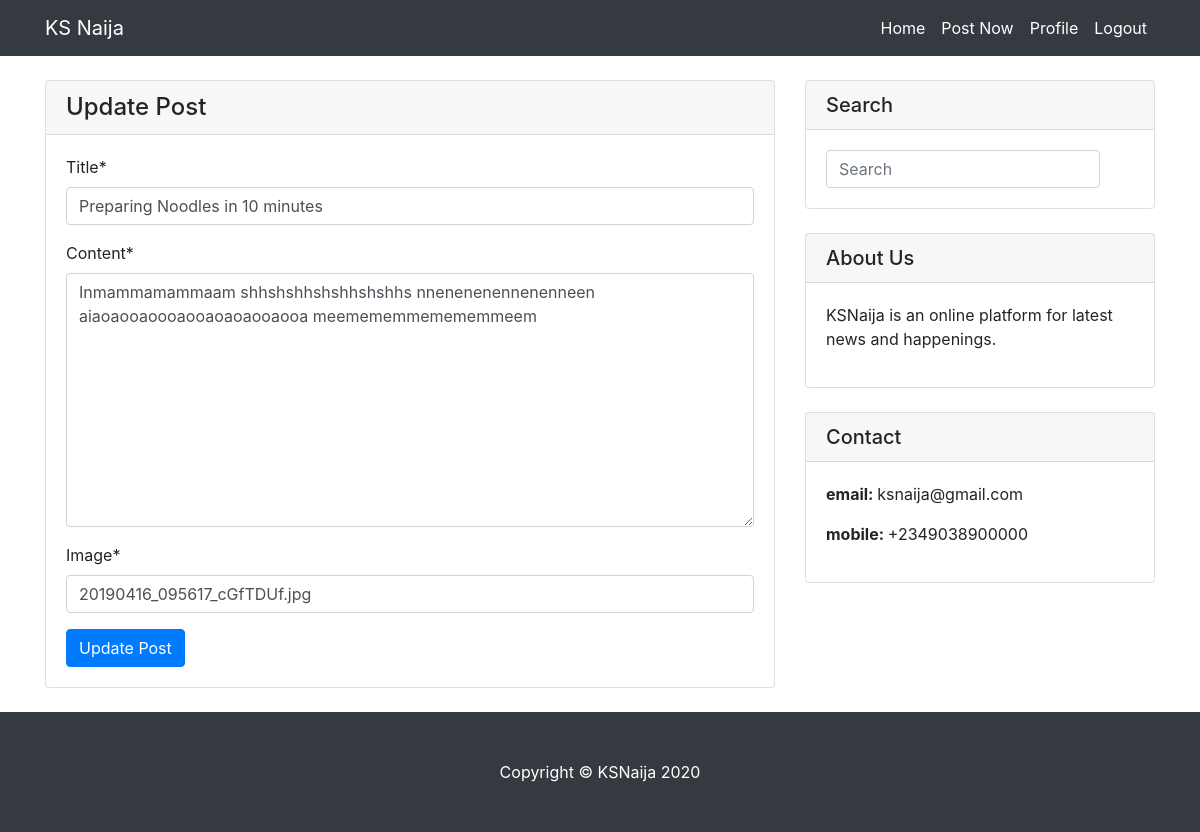
The page /post/2/update-post/ (signed in) on the database as committed earlier.
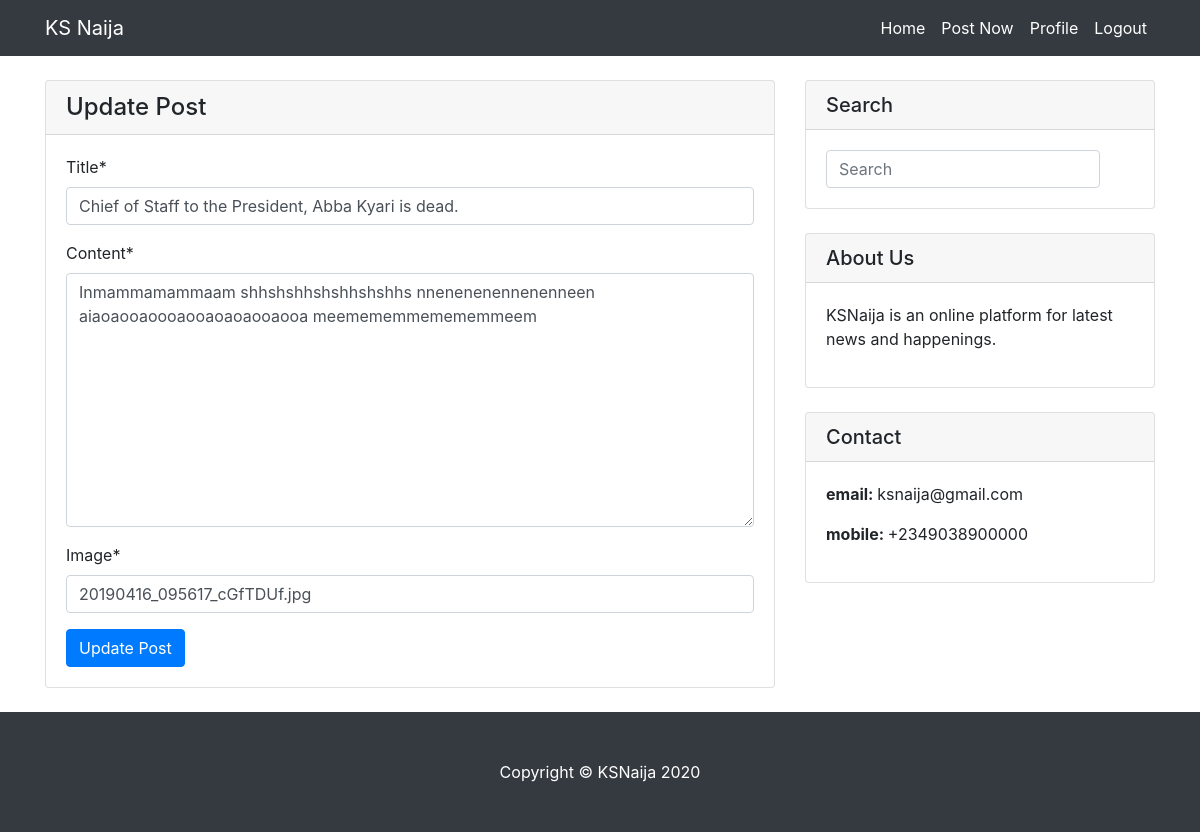
The same page on the database as committed later.
### blog/models.py (models this page shows, shortened)
class Post(models.Model):
    title = models.CharField(max_length=100)
    content = models.TextField()
    date = models.DateTimeField(auto_now_add=True)
    author = models.ForeignKey(User, on_delete=models.CASCADE)
    image = CloudinaryField('image')

### blog/views.py (the view, shortened to what this page needs)
# urls.py: path('post/<int:pk>/update-post/', UpdatePost.as_view(), name='update'),
class UpdatePost(LoginRequiredMixin, UserPassesTestMixin, UpdateView):
    model = Post
    template_name = 'blog/update.html'
    fields = ['title', 'content', 'image']
    def test_func(self):
        post = self.get_object()
        if self.request.user == post.author:
            return True
        else:
            return False

### blog/templates/blog/update.html
{% extends 'blog/base.html'%}
{% block content %}
    {% load crispy_forms_tags %}
      <div class="col-md-8 mt-4">
        <div class="card mb-4">
            <h4 class="card-header">Update Post</h4>
          <div class="card-body">
            <form method="POST" enctype="multipart/form-data"> {% csrf_token %}
                {{ form|crispy }}
                <button type="submit" class="btn btn-primary">Update Post</button>
            </form>
          </div>
        </div>
      </div>
{% endblock %}

Rows that differ between the two databases and show on the page:
changed Post "20190416_095617_cGfTDUf.jpg": title "Preparing Noodles in 10 minutes" → "Chief of Staff to the President, Abba Kyari is dead."
